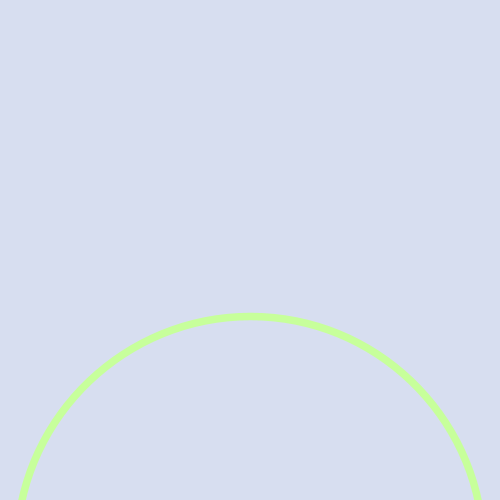
Frame 1 (no input)
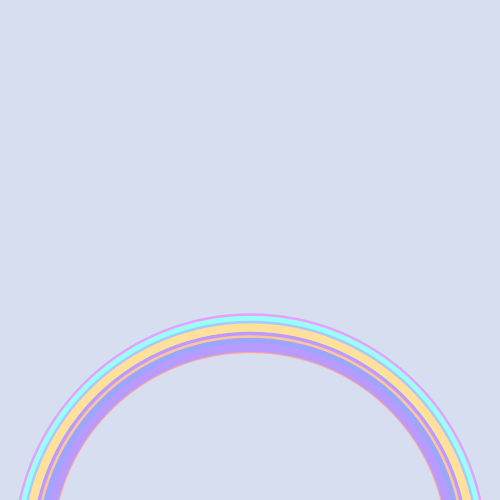
Frame 60 (the mouse pressed at the canvas centre just before this capture)
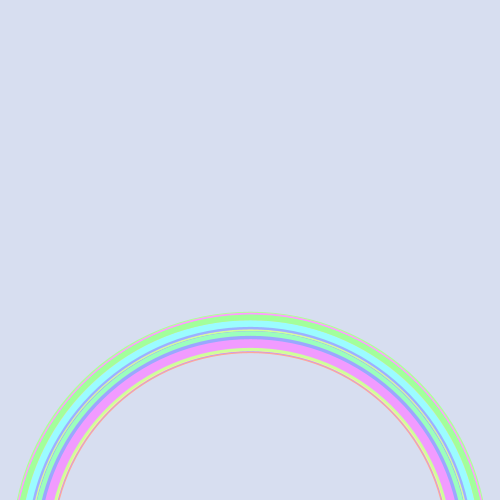
Frame 120 (the mouse held since frame 60 and released just before this capture)

The Processing sketch that drew these frames (run headless with seeded random() and noise(); from frame 60 on, the mouse is pressed at the canvas centre):

// Processing sketch: sketch_16_HSB_colored_Rainbow
// ── sketch_16_HSB_colored_Rainbow.pde
float half_width;
float circle_height;
float circle_size;

void setup() {
  size(500, 500);
  background(#D7DEF0);
  noFill();

  // get variable values
  circle_height = height; // to move the circle down
  half_width = (width/2);
  circle_size = width;
  
  // change the color mode
  colorMode(HSB);
}
void draw() {
  strokeWeight(random(3, 10));
  stroke(random(255), 100, 255); // random stroke colors for the rainbow using HSB [hue, saturation and brightness]

  circle_size = random((width-100), (width-30)); // having random sizes for our rainbow in order to see diffrent strokes

  ellipse(half_width, circle_height+50, circle_size, circle_size);
}
